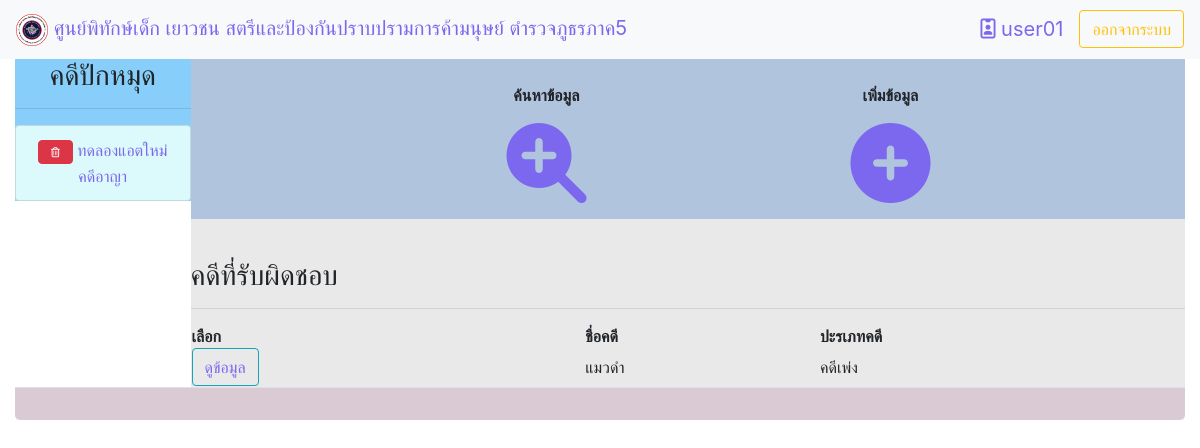
Page /home.php (signed in) on the committed database.
### tables this page shows
CREATE TABLE `case_name` (
  `case_id` varchar(255) NOT NULL,
  `case_name` varchar(255) NOT NULL,
  `case_type` tinyint(2) NOT NULL,
  `case_savetime` datetime NOT NULL DEFAULT current_timestamp(),
  `case_status` tinyint(2) NOT NULL
);

CREATE TABLE `inquiry_official` (
  `in_of_id` int(11) NOT NULL,
  `case_id` varchar(255) NOT NULL,
  `card_id` char(13) NOT NULL
);

### home.php (the view, shortened to what this page needs)
<html lang="en">
<head>
  <link rel="stylesheet" href="https://maxcdn.bootstrapcdn.com/bootstrap/4.3.1/css/bootstrap.min.css">
  <link rel="stylesheet" type="text/css" href="https://cdn.datatables.net/v/dt/dt-1.10.18/datatables.min.css"/>
  <link rel="stylesheet" href="home.css">
</head>
<body>
<?php
$con = connect_db();
$select = mysqli_query($con,"SELECT permiss_id FROM user WHERE user_id='$_SESSION[user_name]'")or die("select sql error".mysqli_error($con));
list($permiss)=mysqli_fetch_row($select);
if($permiss==2||$permiss==1){
  $html_l="home.php";
}if($permiss==3){
  $html_l="home.php?&module=2&action=2";
}if($permiss==4){ ?>
  <script>
  swal({
      title: "กรุณาเข้าสู่ระบบ",
      icon: "warning",
  }).then((value) => {
window.location.href = "index.php";
  });
</script>
<?php
}
  ?>
<div class="sticky-top">
 <nav class="navbar navbar-expand-lg navbar-green bg-light">
  <a class="navbar-brand" href="<?php echo $html_l ?>"><img src="image/logonew.png" width="32px" height="32px"> ศูนย์พิทักษ์เด็ก เยาวชน สตรีและป้องกันปราบปรามการค้ามนุษย์ ตำรวจภูธรภาค5</a>
  <div class="collapse navbar-collapse" id="navbarTogglerDemo03">
    <form class="form-inline my-2 my-lg-0">
    <a class="navbar-brand"  href="home.php?module=1&action=5"><i class="far fa-id-badge"></i> <?php echo $_SESSION['user_name']; ?></a>
    <a href="module/fuction/destroy_session.php"><button class="btn btn-outline-warning my-2 my-sm-0" type="button">ออกจากระบบ</button></a>
    </form>
  </div>
</nav>
</div>
<div class="container-fluid">
<?php
if(empty($_GET['module'])||empty($_GET['action'])){
  module(0,0);
}else{
  module($_GET['module'],$_GET['action']);
}
?>
  </div>
</body>
</html>

### module/main/data_firstpage.php (shortened to what this page needs)
<div  class="topbigbody">
    <div class="subbigbody">
      <br>
    <div class="row">
    <div class="col-sm-5">
    <p class="text-center"><b>ค้นหาข้อมูล</b></p>
      <a href="#" id="myBtnSc">
      <p class="text-center"><i class="fas fa-search-plus" style="font-size: 80px"></i></i></p>
      </a>
    </div>
    <div class="col-sm-5">
      <p class="text-center"><b>เพิ่มข้อมูล</b></p>
      <a href="#" id="myBtnNs">
      <p class="text-center"><i class="fas fa-plus-circle" style="font-size: 80px"></i></i></p>
      </a>
    </div>
    </div>
    </div>
    </div>
  <div class="left-beforfooter">
    <h3>คดีปักหมุด</h3>
    <hr>
    <?php
     $con = connect_db();
      $i=0;
      $case_id_pin=array();
     $sql_res = mysqli_query($con,"SELECT cn.case_id,cn.case_name,cn.case_type,cn.case_savetime,cn.case_status FROM case_name as cn INNER JOIN pin_case as rp ON rp.case_id = cn.case_id WHERE rp.user_id ='$_SESSION[user_name]'")or die("select sql responsible_person error".mysqli_error($con));
     while(list($case_id_pin[],$case_name,$case_type,$case_date,$status_case)=mysqli_fetch_row($sql_res)){
      if($case_type==1){
        $case_typeName="คดีเพ่ง";
      }else{
        $case_typeName="คดีอาญา";
      }
      ?><?php
          echo"
          <ul class='list-group'>
          <li class='list-group-item'><button type='button' class='btn btn-danger' id='deletelist$i'><i class='far fa-trash-alt' style='font-size: 10px'></i></button> <a href='?datacase=$case_id_pin[$i]&module=1&action=1'>$case_name $case_typeName</a></li>
        </ul>";
          $i++;
      }
    ?>
  </div>
  <div class="beforfooter">
  <br>
 <h3>คดีที่รับผิดชอบ</h3>
    <hr>
    <table style='width:100%'>
    <tr>
            <th>เลือก</th>
            <th>ชื่อคดี</th>
            <th>ปะรเภทคดี</th>
          </tr>
    <?php
     $con = connect_db();
     $sql_idcard=mysqli_query($con,"SELECT usr.user_id,pp.card_id  FROM user as usr INNER JOIN police_person as pp ON usr.card_id = pp.card_id WHERE usr.user_id ='$_SESSION[user_name]' ")or die("select sql user_idcard error".mysqli_error($con));
     list($id_user,$user_card_id)=mysqli_fetch_row($sql_idcard);
     $sql_io = mysqli_query($con,"SELECT io.case_id,cn.case_name,cn.case_type FROM inquiry_official AS io INNER JOIN case_name AS cn ON cn.case_id = io.case_id WHERE io.card_id = '$user_card_id'")or die("select sql inquiry_official error".mysqli_error($con));
     while(list($case_id,$case_name,$case_type)=mysqli_fetch_row($sql_io)){
      if($case_type==1){
        $case_typeName="คดีเพ่ง";
      }else{
        $case_typeName="คดีอาญา";
      }
      ?><?php
          echo"
          <tr>
            <td><button type='button' class='btn btn-outline-info'><a href='?datacase=$case_id&module=1&action=1'>ดูข้อมูล</a></button></td>
            <td>$case_name</td>
            <td>$case_typeName</td>
          </tr>
          ";
      }
    ?>
    </table>
</div>
<div class="footer"></div>

### home.css (style rules this page uses)
.footer { background-color: #d9cad3; display: -ms-flexbox; -ms-flex-align: center; align-items: center; -ms-flex-pack: end; padding: 1rem; border-top: 1px solid #dee2e6; border-bottom-right-radius: .3rem; border-bottom-left-radius: .3rem; }
.topbigbody { float: right; width: 85%; }
.subbigbody { padding-left: 20%; background-color: #B0C4DE; }
a { color:#7B68EE; }
.left-beforfooter { float:left; width:15%; height: auto; text-align: center; background-color: #87CEFA; }
.beforfooter { float: right; width: 85%; height:auto; background-color: #e9e9e9; }
.list-group-item { background-color: #dcfafc; }

### rows in the picture
case_name: case_name "ทดลองแอตใหม่", case_typeName "คดีอาญา"
inquiry_official: case.case_name "แมวดำ", case.case_type "คดีเพ่ง"

### other values in the picture
$_SESSION['user_name'] "user01"
